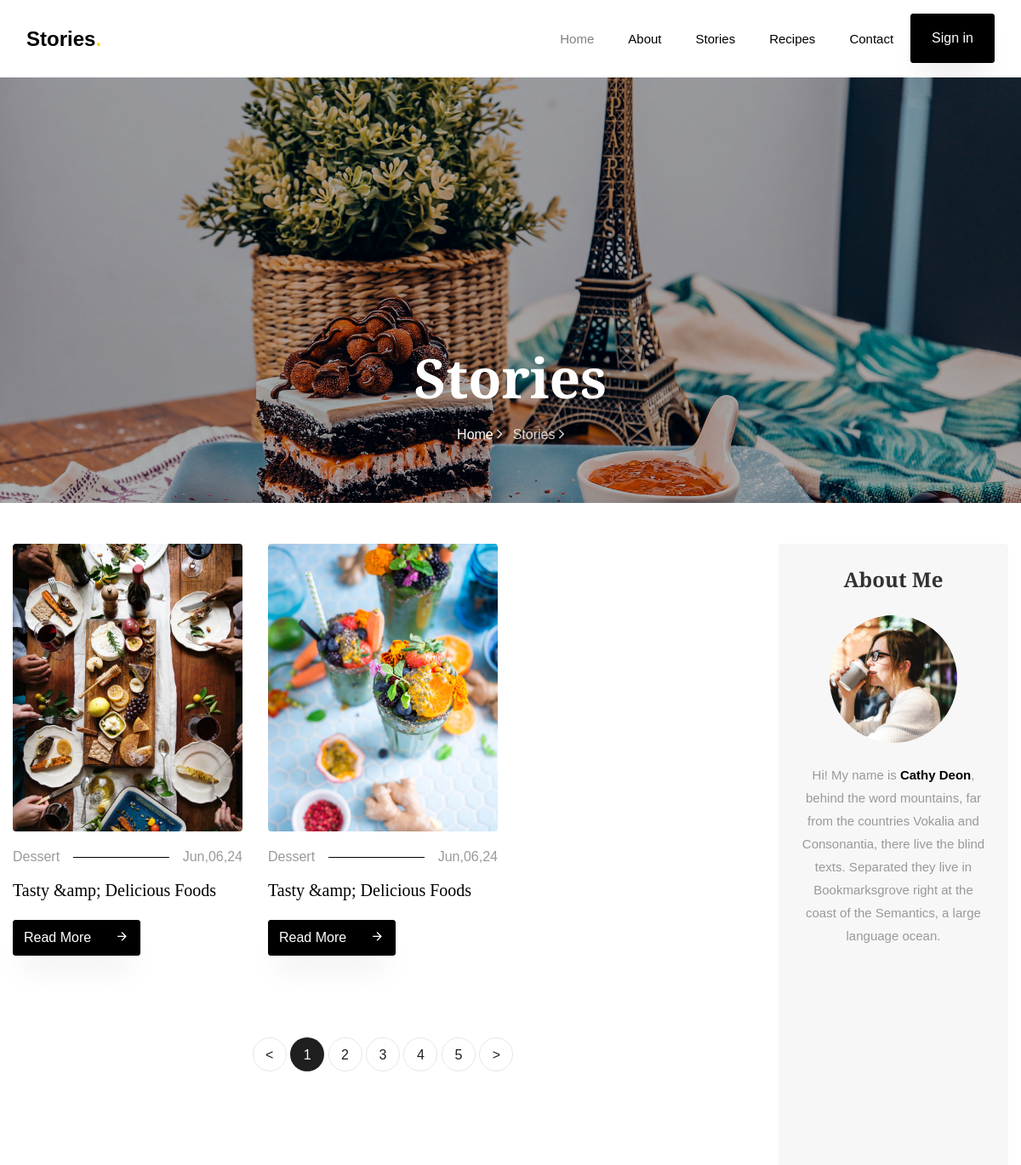
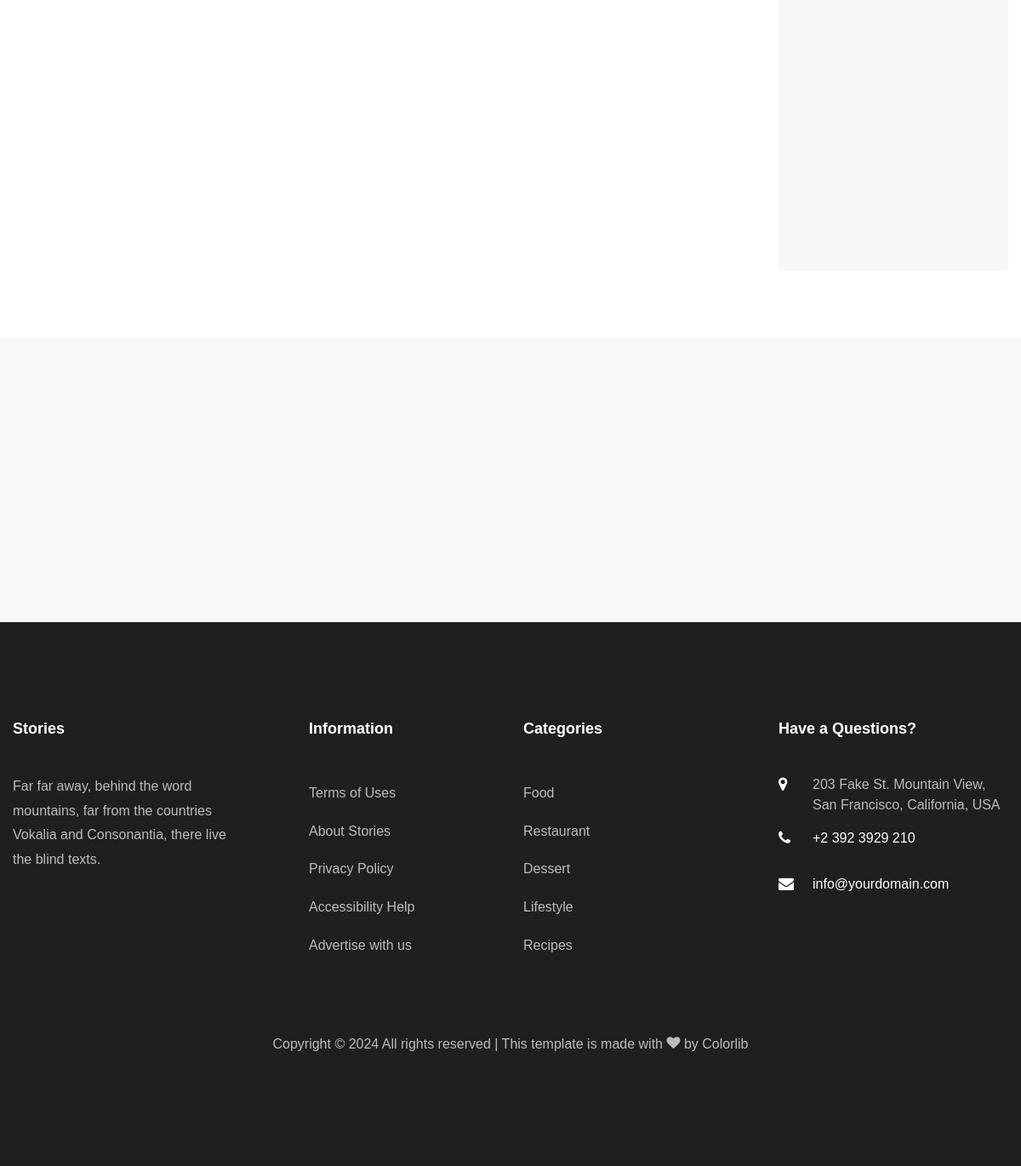
Screenshot of /stories/ with the database file from the repository (2 pictures, top to bottom).
### story/models.py (models this page shows, shortened)
class Stories(BaseModel):
    title =models.CharField(verbose_name="title of stories" , max_length=50,help_text="max 50 characters")
    image = models.ImageField(upload_to="stories_img",verbose_name="Image of Stories")
    category = models.ForeignKey(Category,on_delete=models.CASCADE,verbose_name='Category of the blog',related_name="story_category")
    descriptions = RichTextUploadingField()
    tag=models.ManyToManyField(Tag,related_name="story_tag")
    author = models.ForeignKey(Author,on_delete=models.CASCADE,related_name='story_author')
    class Meta:
        verbose_name = "Story"
        verbose_name_plural = "Stories"

### story/views.py (the view)
# urls.py: path('stories/', stories, name = 'stories'),
def stories(request):
    category_filter = request.GET.get('category')
    if category_filter:
        all_stories = Stories.objects.filter(category__name=category_filter)
    else:
        all_stories = Stories.objects.all()
    context = {
        'all_stories' : all_stories,
    }
    return render(request, 'stories.html',context)

### context_processors/custom_context.py (called while the page is built)
def category_list(request):
    categories = Category.objects.annotate(count= Count('story_category'))
    return {'category_list':categories}

### story/models.py (called while the page is built)
    def __str__(self):
        return self.name

### story/templates/stories.html (shortened to what this page needs)
{% extends 'base.html' %}
{% load static %}
{% block content %}
    <section class="hero-wrap hero-wrap-2" style="background-image: url({% static 'images/bg_4.jpg' %});">
        <div class="overlay"></div>
        <div class="container">
            <div class="row no-gutters slider-text align-items-end justify-content-center">
                <div class="col-md-9 ftco-animate pb-5 text-center">
                    <h1 class="mb-3 bread">Stories</h1>
                    <p class="breadcrumbs"><span class="mr-2"><a href="{% url 'home' %}">Home <i
                            class="ion-ios-arrow-forward"></i></a></span> <span>Stories <i
                            class="ion-ios-arrow-forward"></i></span>
                    </p>
                </div>
            </div>
        </div>
    </section>
    <section class="ftco-section">
        <div class="container">
            <div class="row">
                <div class="col-lg-9">
                    <div class="row">
                        {% for story in all_stories %}
                            <div class="col-md-4 ftco-animate">
                                <div class="blog-entry">
                                    <a href="{% url 'story' story.pk %}" class="img-2 "><img src="{{story.image.url}}" class="img-fluid " alt="Colorlib Template"></a>
                                    <div class="text pt-3">
                                        <p class="meta d-flex"><span class="pr-3">Dessert</span><span class="ml-auto pl-3">{{story.created_at| date:"M,d,y"}}</span>
                                        </p>
                                        <h3><a href="{% url 'story' story.pk %}">{{story.title}}</a></h3>
                                        <p class="mb-0"><a href="{% url 'story' story.pk %}" class="btn btn-black py-2">Read More <span
                                                class="icon-arrow_forward ml-4"></span></a></p>
                                    </div>
                                </div>
                            </div>
                        {% endfor %}
                    </div>
                    <div class="row mt-5">
                        <div class="col text-center">
                            <div class="block-27">
                                <ul>
                                    <li><a href="#">&lt;</a></li>
                                    <li class="active"><span>1</span></li>
                                    <li><a href="#">2</a></li>
                                    <li><a href="#">3</a></li>
                                    <li><a href="#">4</a></li>
                                    <li><a href="#">5</a></li>
                                    <li><a href="#">&gt;</a></li>
                                </ul>
                            </div>
                        </div>
                    </div>
                </div>
                <div class="col-lg-3">
                    <div class="sidebar-wrap">
                        <div class="sidebar-box p-4 about text-center ftco-animate">
                            <h2 class="heading mb-4">About Me</h2>
                            <img src="{% static 'images/author.jpg' %}" class="img-fluid" alt="Colorlib Template">
                            <div class="text pt-4">
                                <p>Hi! My name is <strong>Cathy Deon</strong>, behind the word mountains, far from the
                                    countries Vokalia and Consonantia, there live the blind texts. Separated they live in
                                    Bookmarksgrove right at the coast of the Semantics, a large language ocean.</p>
                            </div>
                        </div>
                    </div>
                </div>
            </div>
        </div>
    </section>
    <section class="ftco-subscribe ftco-section bg-light">
        <div class="overlay">
            <div class="container">
                <div class="row d-flex justify-content-center">
                </div>
            </div>
        </div>
    </section>
{% endblock %}

### core/templates/base.html (shortened to what this page needs)
<!DOCTYPE html>
{% load static %}
<html lang="en">
<head>
    <meta name="viewport" content="width=device-width, initial-scale=1, shrink-to-fit=no"><link rel="stylesheet" href="https://cdn.jsdelivr.net/npm/bootstrap@4.2.1/dist/css/bootstrap.min.css">
    <link rel="stylesheet" href="{% static 'css/open-iconic-bootstrap.min.css' %}">
    <link rel="stylesheet" href="{% static 'css/animate.css' %}">
    <link rel="stylesheet" href="{% static 'css/owl.carousel.min.css' %}">
    <link rel="stylesheet" href="{% static 'css/owl.theme.default.min.css' %}">
    <link rel="stylesheet" href="{% static 'css/magnific-popup.css' %}">
    <link rel="stylesheet" href="{% static 'css/aos.css' %}">
    <link rel="stylesheet" href="{% static 'css/ionicons.min.css' %}">
    <link rel="stylesheet" href="{% static 'css/flaticon.css' %}">
    <link rel="stylesheet" href="{% static 'css/icomoon.css' %}">
    <link rel="stylesheet" href="{% static 'css/style.css' %}">
    <link rel="stylesheet" href="{% static 'css/custom.css' %}">
</head>
<body>
    <nav class="navbar navbar-expand-lg navbar-dark bg-dark ftco-navbar-light" id="ftco-navbar">
        <div class="container">
            <a class="navbar-brand" href="{% url 'stories' %}">Stories<span>.</span></a>
            <div class="collapse navbar-collapse" id="ftco-nav">
                <ul class="navbar-nav ml-auto">
                    <li class="nav-item active"><a href="{% url 'home' %}" class="nav-link">Home</a></li>
                    <li class="nav-item"><a href="{% url 'about' %}" class="nav-link">About</a></li>
                    <li class="nav-item"><a href="{% url 'stories' %}" class="nav-link">Stories</a></li>
                    <li class="nav-item"><a href="{% url 'recipes' %}" class="nav-link">Recipes</a></li>
                    <li class="nav-item"><a href="{% url 'contact' %}" class="nav-link">Contact</a></li>
                    <li><a href="" class="btn btn-black px-3 px-md-4 py-3">Sign in</a></li>
                </ul>
            </div>
        </div>
    </nav>
    {% block content %}
    {% endblock %}
    <footer class="ftco-footer ftco-footer-2 ftco-section">
        <div class="container">
            <div class="row mb-5">
                <div class="col-md">
                    <div class="ftco-footer-widget mb-4">
                        <h2 class="ftco-heading-2">Stories</h2>
                        <p>Far far away, behind the word mountains, far from the countries Vokalia and Consonantia, there live the blind texts.</p>
                        <ul class="ftco-footer-social list-unstyled float-md-left float-lft mt-5">
                        </ul>
                    </div>
                </div>
                <div class="col-md">
                    <div class="ftco-footer-widget mb-4 ml-md-5">
                        <h2 class="ftco-heading-2">Information</h2>
                        <ul class="list-unstyled">
                            <li><a href="#" class="py-2 d-block">Terms of Uses</a></li>
                            <li><a href="#" class="py-2 d-block">About Stories</a></li>
                            <li><a href="#" class="py-2 d-block">Privacy Policy</a></li>
                            <li><a href="#" class="py-2 d-block">Accessibility Help</a></li>
                            <li><a href="#" class="py-2 d-block">Advertise with us</a></li>
                        </ul>
                    </div>
                </div>
                <div class="col-md">
                    <div class="ftco-footer-widget mb-4">
                        <h2 class="ftco-heading-2">Categories</h2>
                        <ul class="list-unstyled">
                            <li><a href="#" class="py-2 d-block">Food</a></li>
                            <li><a href="#" class="py-2 d-block">Restaurant</a></li>
                            <li><a href="#" class="py-2 d-block">Dessert</a></li>
                            <li><a href="#" class="py-2 d-block">Lifestyle</a></li>
                            <li><a href="#" class="py-2 d-block">Recipes</a></li>
                        </ul>
                    </div>
                </div>
                <div class="col-md">
                    <div class="ftco-footer-widget mb-4">
                        <h2 class="ftco-heading-2">Have a Questions?</h2>
                        <div class="block-23 mb-3">
                            <ul>
                                <li><span class="icon icon-map-marker"></span><span class="text">203 Fake St. Mountain View, San Francisco, California, USA</span>
                                </li>
                                <li><a href="#"><span class="icon icon-phone"></span><span
                                    class="text">+2 392 3929 210</span></a></li>
                                <li><a href="#"><span class="icon icon-envelope"></span><span class="text">info@yourdomain.com</span></a>
                                </li>
                            </ul>
                        </div>
                    </div>
                </div>
            </div>
            <div class="row">
                <div class="col-md-12 text-center">
                    <p>
                        Copyright &copy;
                        All rights reserved | This template is made with <i class="icon-heart color-danger" aria-hidden="true"></i> by <a href="https://colorlib.com" target="_blank">Colorlib</a>
                    </p>
                </div>
            </div>
        </div>
    </footer>
</body>
</html>

### rows the page displays
Stories: image (picture), created_at "Jun,06,24", title "Tasty &amp; Delicious Foods"
Stories: image (picture), created_at "Jun,06,24", title "Tasty &amp; Delicious Foods"
